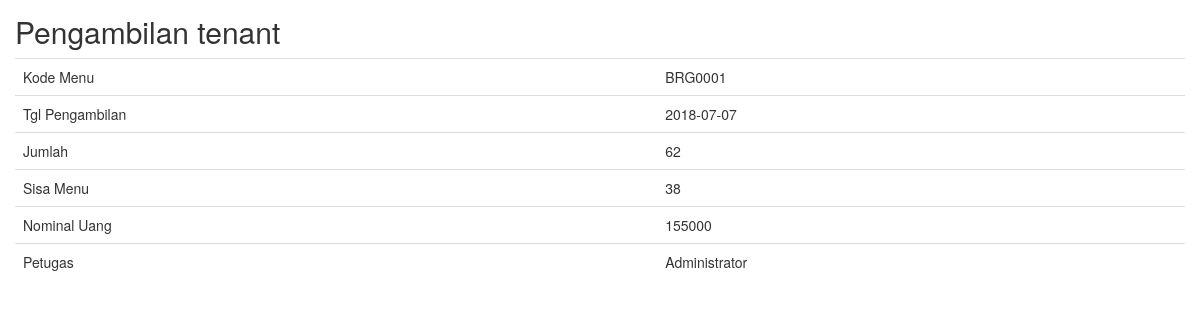
Screenshot of /pengambilan_tenant/read/1.html with the database file from the repository.
### tables this page shows
CREATE TABLE `pengambilan_tenant` (
  `id_pengambilan` int(11) NOT NULL,
  `kode_menu` varchar(10) DEFAULT NULL,
  `tgl_pengambilan` date DEFAULT NULL,
  `jumlah` int(11) DEFAULT NULL,
  `sisa_menu` int(11) DEFAULT NULL,
  `nominal_uang` int(11) DEFAULT NULL,
  `petugas` varchar(20) DEFAULT NULL
);

### application/controllers/Pengambilan_tenant.php (called while the page is built, shortened)
<?php
class Pengambilan_tenant extends CI_Controller
{
    function __construct()
    {
        $this->load->model('Pengambilan_tenant_model');
        $this->load->library('form_validation');
    }
    public function read($id)
    {
        $row = $this->Pengambilan_tenant_model->get_by_id($id);
        if ($row) {
            $data = array(
		'id_pengambilan' => $row->id_pengambilan,
		'kode_menu' => $row->kode_menu,
		'tgl_pengambilan' => $row->tgl_pengambilan,
		'jumlah' => $row->jumlah,
		'sisa_menu' => $row->sisa_menu,
		'nominal_uang' => $row->nominal_uang,
		'petugas' => $row->petugas,
	    );
            $this->load->view('pengambilan_tenant/pengambilan_tenant_read', $data);
        } else {
            $this->session->set_flashdata('message', 'Record Not Found');
            redirect(site_url('pengambilan_tenant'));
        }
    }
}

### index.php (called while the page is built, shortened)
<?php
require_once BASEPATH.'core/CodeIgniter.php';

### application/models/Pengambilan_tenant_model.php (called while the page is built, shortened)
<?php
class Pengambilan_tenant_model extends CI_Model
{
    public $table = 'pengambilan_tenant';
    public $id = 'id_pengambilan';
    function get_by_id($id)
    {
        $this->db->where($this->id, $id);
        return $this->db->get($this->table)->row();
    }
}

### application/views/pengambilan_tenant/pengambilan_tenant_read.php (the view, shortened to what this page needs)
<!doctype html>
<html>
    <head>
        <link rel="stylesheet" href="<?php echo base_url('assets/css/bootstrap.min.css') ?>"/>
    </head>
    <body onload="print()">
        <h2 style="margin-top:0px">Pengambilan tenant </h2>
        <table class="table">
	    <tr><td>Kode Menu</td><td><?php echo $kode_menu; ?></td></tr>
	    <tr><td>Tgl Pengambilan</td><td><?php echo $tgl_pengambilan; ?></td></tr>
	    <tr><td>Jumlah</td><td><?php echo $jumlah; ?></td></tr>
	    <tr><td>Sisa Menu</td><td><?php echo $sisa_menu; ?></td></tr>
	    <tr><td>Nominal Uang</td><td><?php echo $nominal_uang; ?></td></tr>
	    <tr><td>Petugas</td><td><?php echo $petugas; ?></td></tr>
	</table>
        </body>
</html>

### application/views/pengambilan_tenant/pengambilan_tenant_read.php (style rules this page uses)
body { padding: 15px; }

### rows the page displays
pengambilan_tenant: kode_menu "BRG0001", tgl_pengambilan "2018-07-07", jumlah "62", sisa_menu "38", nominal_uang "155000", petugas "Administrator"
